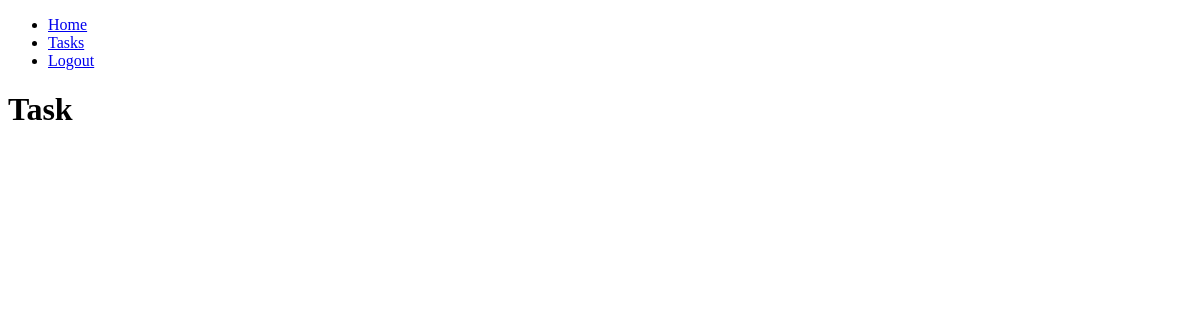
/tasks/ (signed in), run on an earlier commit of the app's database.
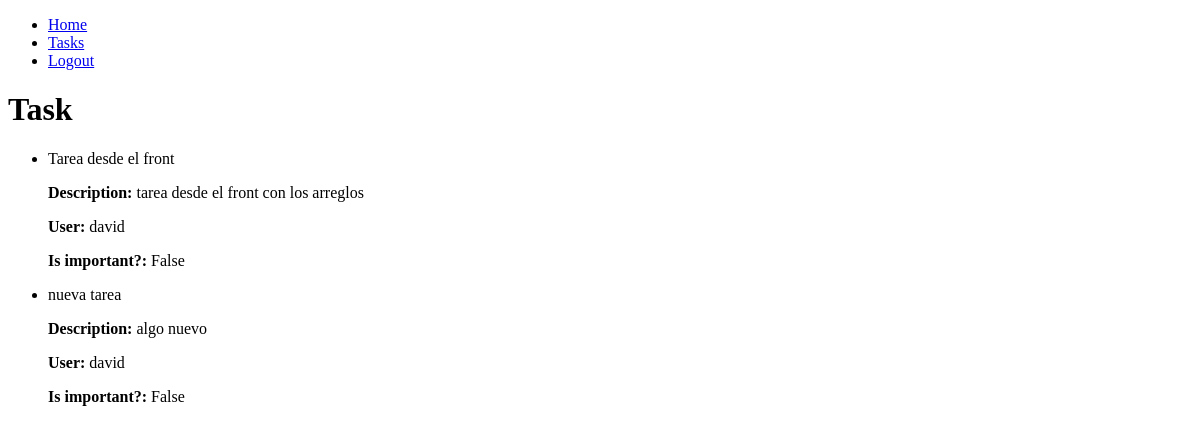
And on a later commit of the database.
### tasks/models.py (models this page shows, shortened)
class Task(models.Model):
    title = models.CharField(max_length=100)
    description = models.TextField(blank=True)
    created = models. DateTimeField(auto_now_add=True)
    datecompleted = models.DateField(null=True, blank=True)
    important = models.BooleanField(default=False)
    user = models.ForeignKey(User, on_delete=models.CASCADE)

### tasks/views.py (the view)
# urls.py: path('tasks/', views.tasks, name='tasks'),
def tasks(request):
    tasks = Task.objects.filter(user = request.user, datecompleted__isnull=True)
    return render(request, 'tasks.html', {'tasks': tasks})

### tasks/templates/tasks.html
{% extends 'base.html' %}
{% block content %}
    <h1>Task</h1>
    <ul>
        {% for task in tasks %}
        <li>
            {% if task.important %}
                <strong>Title:{{task.title}}</strong>
            {% else %}
                {{task.title}}
            {% endif %}
            <p><b>Description:</b> {{task.description}}</p>
            <p><b>User:</b> {{task.user.username}}</p>
            <p><b>Is important?:</b> {{task.important}}</p>
        </li>
        {% endfor %}
    </ul>
{% endblock %}

What changed in the data, as far as the page shows it:
added Task: title "Tarea desde el front", description "tarea desde el front con los arreglos", user.username "david", important "False"
added Task: title "nueva tarea", description "algo nuevo", user.username "david", important "False"
